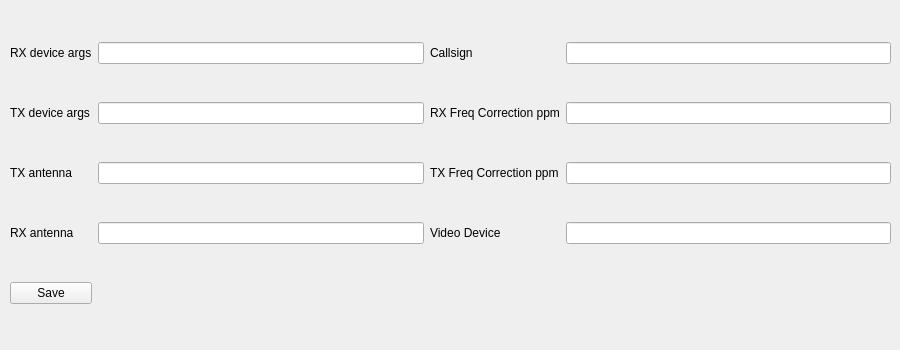
        <widget class="QWidget" name="tab_6">
         <attribute name="title">
          <string>Setup</string>
         </attribute>
         <widget class="QWidget" name="gridLayoutWidget">
          <property name="geometry">
           <rect>
            <x>10</x>
            <y>10</y>
            <width>881</width>
            <height>331</height>
           </rect>
          </property>
          <layout class="QGridLayout" name="gridLayout_5">
           <item row="3" column="1">
            <widget class="QLineEdit" name="lineEditTXAntenna">
             <property name="styleSheet">
              <string notr="true">font: 10pt &quot;Sans Serif&quot;;</string>
             </property>
            </widget>
           </item>
           <item row="7" column="0">
            <widget class="QPushButton" name="saveOptionsButton">
             <property name="styleSheet">
              <string notr="true">font: 18pt &quot;Sans Serif&quot;;</string>
             </property>
             <property name="text">
              <string>Save</string>
             </property>
            </widget>
           </item>
           <item row="0" column="0">
            <widget class="QLabel" name="label_2">
             <property name="text">
              <string>RX device args</string>
             </property>
            </widget>
           </item>
           <item row="4" column="1">
            <widget class="QLineEdit" name="lineEditRXAntenna">
             <property name="styleSheet">
              <string notr="true">font: 10pt &quot;Sans Serif&quot;;</string>
             </property>
            </widget>
           </item>
           <item row="0" column="1">
            <widget class="QLineEdit" name="lineEditRXDev">
             <property name="styleSheet">
              <string notr="true">font: 10pt &quot;Sans Serif&quot;;</string>
             </property>
            </widget>
           </item>
           <item row="0" column="2">
            <widget class="QLabel" name="label_4">
             <property name="text">
              <string>Callsign</string>
             </property>
            </widget>
           </item>
           <item row="1" column="1">
            <widget class="QLineEdit" name="lineEditTXDev">
             <property name="styleSheet">
              <string notr="true">font: 10pt &quot;Sans Serif&quot;;</string>
             </property>
            </widget>
           </item>
           <item row="4" column="0">
            <widget class="QLabel" name="label_6">
             <property name="text">
              <string>RX antenna</string>
             </property>
            </widget>
           </item>
           <item row="3" column="0">
            <widget class="QLabel" name="label_5">
             <property name="text">
              <string>TX antenna</string>
             </property>
            </widget>
           </item>
           <item row="1" column="0">
            <widget class="QLabel" name="label_3">
             <property name="text">
              <string>TX device args</string>
             </property>
            </widget>
           </item>
           <item row="0" column="3">
            <widget class="QLineEdit" name="lineEditCallsign">
             <property name="styleSheet">
              <string notr="true">font: 10pt &quot;Sans Serif&quot;;</string>
             </property>
            </widget>
           </item>
           <item row="1" column="2">
            <widget class="QLabel" name="label_7">
             <property name="text">
              <string>RX Freq Correction ppm</string>
             </property>
            </widget>
           </item>
           <item row="3" column="2">
            <widget class="QLabel" name="label_8">
             <property name="text">
              <string>TX Freq Correction ppm</string>
             </property>
            </widget>
           </item>
           <item row="1" column="3">
            <widget class="QLineEdit" name="lineEditRXFreqCorrection">
             <property name="styleSheet">
              <string notr="true">font: 10pt &quot;Sans Serif&quot;;</string>
             </property>
            </widget>
           </item>
           <item row="3" column="3">
            <widget class="QLineEdit" name="lineEditTXFreqCorrection">
             <property name="styleSheet">
              <string notr="true">font: 10pt &quot;Sans Serif&quot;;</string>
             </property>
            </widget>
           </item>
           <item row="4" column="3">
            <widget class="QLineEdit" name="lineEditVideoDevice">
             <property name="styleSheet">
              <string notr="true">font: 10pt &quot;Sans Serif&quot;;</string>
             </property>
            </widget>
           </item>
           <item row="4" column="2">
            <widget class="QLabel" name="label_10">
             <property name="text">
              <string>Video Device</string>
             </property>
            </widget>
           </item>
          </layout>
         </widget>
        </widget>
